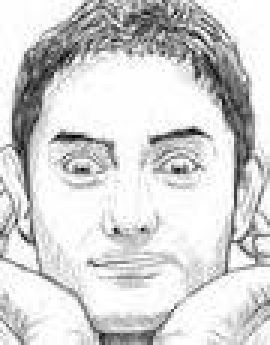
#> input picture SMAI-PCAdataset/IIIT-CFW/AamirKhan_0016.png, 90 x 115 px (shown 3 times larger); its folder holds only this picture in this run
$ jupyter execute --allow-errors PCA.ipynb   (shell and % lines are left out)
#> lines starting #> are read from the running program, lines starting #| are printed output that depends on the picture
[cell 1]
# Installing Pillow Libraries

[cell 2]
import numpy as np
import os
from random import randrange
import pandas as pd
from matplotlib import pyplot as plt
from PIL import Image
import plotly.express as px
from sklearn.model_selection import train_test_split
from sklearn.neighbors import KNeighborsClassifier
from sklearn.metrics import accuracy_score, f1_score, precision_score, recall_score, confusion_matrix
from mpl_toolkits.mplot3d import Axes3D

[cell 3]
cfw_dict = {
    'Amitabhbachan': 0,
    'AamirKhan': 1,
    'DwayneJohnson': 2,
    'AishwaryaRai': 3,
    'BarackObama': 4,
    'NarendraModi': 5,
    'ManmohanSingh': 6,
    'VladimirPutin': 7
}

opt = {
    'image_size': 32,
    'is_grayscale': False,
    'val_split': 0.75
}

[cell 4]
def load_image(path):
    im = Image.open(path).convert('L' if opt['is_grayscale'] else 'RGB')
    im = im.resize((opt['image_size'],opt['image_size']))
    im = np.array(im)
    im = im/256
    return im

def display_images(imgs,classes,row=1,col=2,w=32,h=32):
    fig=plt.figure(figsize=(8, 8))
    for i in range(1, col*row +1):
        img = imgs[i-1]
        fig.add_subplot(row, col, i)

        if opt['is_grayscale']:
            plt.imshow(img , cmap='gray')
        else:
            plt.imshow(img)

        plt.title("Class:{}".format(classes[i-1]))
        plt.axis('off')
    plt.show()

def load_data(dir_path):
    image_list = []
    y_list = []
    label_dict = cfw_dict
    for filename in sorted(os.listdir(dir_path)):
        if filename.endswith(".png"):
            im = load_image(os.path.join(dir_path,filename))
            y = filename.split('_')[0]
            y = label_dict[y]
            image_list.append(im)
            y_list.append(y)
        else:
            continue
    image_list = np.array(image_list)
    y_list = np.array(y_list)
    print("Dataset shape:",image_list.shape)
    print("Label shape:",y_list.shape)

    return image_list,y_list

[cell 5]
dirpath = 'SMAI-PCAdataset/IIIT-CFW/'
class CustomPCA:
    def __init__(self, num_components):
        self.num_components = num_components
        self.mean = None
        self.eigenvalues = None
        self.eigenvectors = None
        self.explained_variance_ratio = None
        self.cumulative_variance_ratio = None
        self.selected_eigenvectors = None
        self.numsamples = None
    def fit(self, X):
        # Reshape the data
        X_reshaped = X.reshape(X.shape[0], -1).T

        # Compute row mean along axis 1
        self.mean = np.mean(X_reshaped, axis=1)

        # Subtract row mean to obtain X
        X_centered = X_reshaped - self.mean.reshape(-1, 1)

        # Create matrix Z
        n = X_centered.shape[1]
        self.numsamples = n
        Z = (1/ np.sqrt(n - 1)) * X_centered.T

        # Compute covariance matrix
        cov_matrix = np.dot(Z.T, Z)
        # print(cov_matrix.shape)
        # Calculate eigenvalues and eigenvectors
        eigenvalues, eigenvectors = np.linalg.eigh(cov_matrix)

        # Sort eigenvalues and eigenvectors
        sorted_indices = np.argsort(eigenvalues)[::-1]
        # sorted_indices = np.argsort(-eigenvalues)
        self.eigenvalues = eigenvalues[sorted_indices].real.astype(np.float64)
        self.eigenvectors = eigenvectors[:, sorted_indices].real.astype(np.float64)

        # Calculate explained variance ratio and cumulative explained variance ratio
        total_variance = np.sum(self.eigenvalues)
        self.explained_variance_ratio = self.eigenvalues / total_variance
        self.cumulative_variance_ratio = np.cumsum(self.explained_variance_ratio)

        # Select the top num_components eigenvectors

    def transform(self, X):
        self.selected_eigenvectors = self.eigenvectors[:, :self.num_components]
        # print(self.selected_eigenvectors)
        X_reshaped = X.reshape(X.shape[0], -1).T
        mean = np.mean(X_reshaped, axis=1)
        X_centered = X_reshaped - mean.reshape(-1, 1)
        # n = X_centered.shape[1]
        n = self.numsamples
        Z = (1/ np.sqrt(n - 1)) * X_centered.T
        X_reduced = np.dot(Z, self.selected_eigenvectors)
        # X_reduced = np.dot(self.selected_eigenvectors.T,X_centered)
        # print(X_reduced)
        # print(X_reduced
        return X_reduced

    def plot_cumulative_variance_ratio(self):
        plt.figure(figsize=(8, 6))
        print(self.cumulative_variance_ratio)
        plt.plot(range(1, len(self.cumulative_variance_ratio) + 1), self.cumulative_variance_ratio, marker='o', linestyle='--')
        plt.xlabel('Number of Components')
        plt.ylabel('Cumulative Explained Variance Ratio')
        plt.title('Explained Variance Ratio vs. Number of Components')
        plt.grid()
        plt.show()


X,y = load_data(dirpath)
#> in load_image, `im = im.resize((opt['image_size'],opt['image_size']))`:
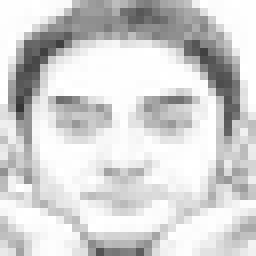
#> im: PIL image 32x32 RGB (shown 8 times larger); min 53, max 255, mean 210.9
#| Dataset shape: (1, 32, 32, 3)
#> y = [1]
print(X.shape)
#| (1, 32, 32, 3)
print(y.shape)
#| (1,)
pca = CustomPCA(num_components=10)

# Fit the PCA model to your data
pca.fit(X)
#> in fit, `X_reshaped = X.reshape(X.shape[0], -1).T`: X_reshaped = 3072 values, max 0.996 at index 12, min 0.207 at index 1254, mean 0.824
#> in fit, `self.mean = np.mean(X_reshaped, axis=1)`: self.mean has the same summary as X_reshaped
#> in fit, `X_centered = X_reshaped - self.mean.reshape(-1, 1)`: X_centered = 3072 values from 0 to 0
#> in fit, `cov_matrix = np.dot(Z.T, Z)`: cov_matrix: shape (3072, 3072) float64; every value is NaN or infinite
#> in fit, `sorted_indices = np.argsort(eigenvalues)[::-1]`: sorted_indices = 3072 values, max 3071 at index 0, min 0 at index 3071, mean 1535.5
#> in fit, `total_variance = np.sum(self.eigenvalues)`: total_variance = nan

# Transform your data to the reduced dimensionality
X_reduced = pca.transform(X)
#> in transform, `mean = np.mean(X_reshaped, axis=1)`: mean has the same summary as X_reshaped in fit
#> in transform, `X_centered = X_reshaped - mean.reshape(-1, 1)`: X_centered = 3072 values from 0 to 0

# Plot cumulative explained variance ratio
pca.plot_cumulative_variance_ratio()
#> (printed output is left out)
#> in plot_cumulative_variance_ratio, `plt.show()`:
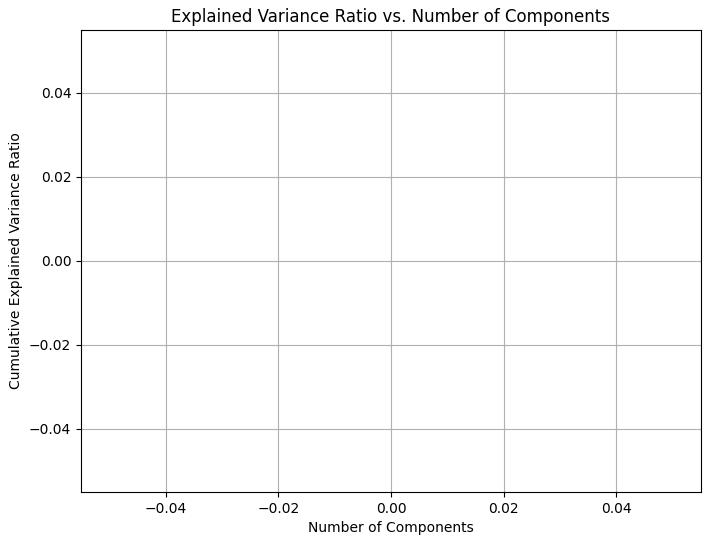
#> figure drawn by matplotlib, 1 panel
# [44 lines of commented-out code are left out]

[cell 6]
N,H,W = X.shape[0:3]
#> N = 1; H = 32; W = 32
C = 1 if opt['is_grayscale'] else X.shape[3]
#> C = 3

ind = np.random.randint(0,y.shape[0],6)
#> ind = [0, 0, 0, 0, 0, 0]
display_images(X[ind,...],y[ind], row=2,col=3)

[cell 7]
# Load your data
num_components = 1  # Choose the number of components

#> (the rest of this cell did not finish here and is left out)

[cell 8]
# Load your data
X,y = load_data(dirpath)
#| Dataset shape: (1, 32, 32, 3)

$ run again, on SMAI-PCAdataset/IIIT-CFW/AamirKhan_0018.png
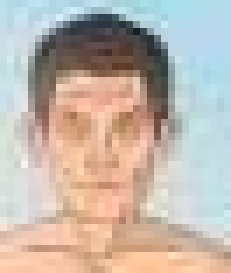
#> input picture SMAI-PCAdataset/IIIT-CFW/AamirKhan_0018.png, 33 x 39 px (shown 7 times larger)
#> in load_image, im is the input picture: PIL image 33x39 RGB; mean R, G, B 193.2, 181.6, 171.5
#> in load_image, `im = im.resize((opt['image_size'],opt['image_size']))`:
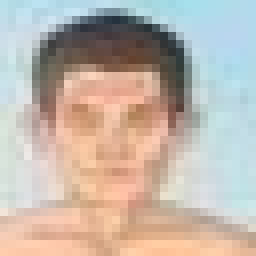
#> im: PIL image 32x32 RGB (shown 8 times larger); mean R, G, B 193.2, 181.6, 171.5
#| Dataset shape: (1, 32, 32, 3)
#> y = [1]
#| (1, 32, 32, 3)
#| (1,)
#> in fit, `X_reshaped = X.reshape(X.shape[0], -1).T`: X_reshaped = 3072 values, max 0.996 at index 1185, min 0.145 at index 234, mean 0.711
#> self.mean has the same summary as X_reshaped
#> in fit, `X_centered = X_reshaped - self.mean.reshape(-1, 1)`: X_centered = 3072 values from 0 to 0
#> cov_matrix: shape (3072, 3072) float64; every value is NaN or infinite
#> sorted_indices = 3072 values, max 3071 at index 0, min 0 at index 3071, mean 1535.5
#> total_variance = nan
#> mean has the same summary as X_reshaped in fit
#> in transform, `X_centered = X_reshaped - mean.reshape(-1, 1)`: X_centered = 3072 values from 0 to 0
#> (printed output is left out)
#| Dataset shape: (1, 32, 32, 3)
